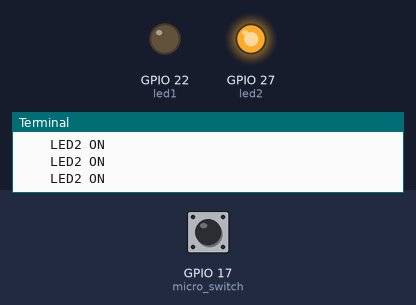
The program below on a simulated Raspberry Pi (BCM pin numbers). Parts: output pins drawn as LEDs (lit = HIGH), the last lines printed to the terminal. The test bench sets the inputs (shaded band); at power-on: GPIO 17 (micro_switch) LOW.

Above: at 1.2 s.
1.3 s: GPIO 17 (micro_switch) pulled HIGH for 0.6 s
At 1.9 s:
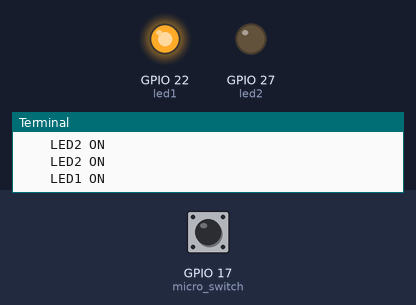
3.5 s: GPIO 17 (micro_switch) pulled HIGH for 3.2 s
At 7.4 s:
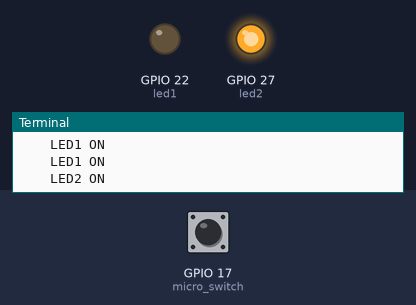
Timing chart, 0 to 8.9 s (numbered marks = the images above; inputs shaded):
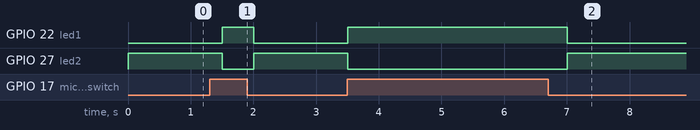

Measured:
- after the input at 1.3 s, GPIO 22 (led1): LOW → HIGH after 0.20 s, → LOW 0.50 s later; GPIO 27 (led2): HIGH → LOW after 0.20 s, → HIGH 0.50 s later
- after the input at 3.5 s, GPIO 22 (led1): LOW → HIGH at once, → LOW 3.5 s later; GPIO 27 (led2): HIGH → LOW at once, → HIGH 3.5 s later

The program:

2.1.4_Slider_zero.py
```python
#!/usr/bin/env python3
from gpiozero import LED, Button  # Import LED and Button classes for GPIO control
from time import sleep  # Import sleep function for adding delays

# Initialize the micro switch on GPIO pin 17 with the pull-up resistor disabled
micro_switch = Button(17, pull_up=False)
# Initialize LED1 on GPIO pin 22
led1 = LED(22)
# Initialize LED2 on GPIO pin 27
led2 = LED(27)

try:
    # Main loop to control LED states based on the micro switch's state
    while True:
        if micro_switch.is_pressed:  # Check if the micro switch is pressed
            print('    LED1 ON    ')  # Print status message
            led1.on()   # Turn on LED1
            led2.off()  # Turn off LED2
        else:  # If the micro switch is not pressed
            print('    LED2 ON    ')  # Print status message
            led1.off()  # Turn off LED1
            led2.on()   # Turn on LED2

        sleep(0.5)  # Wait for 0.5 seconds before rechecking the switch state

except KeyboardInterrupt:
    # Handle a keyboard interrupt (Ctrl+C) for a clean exit from the loop
    pass
```
